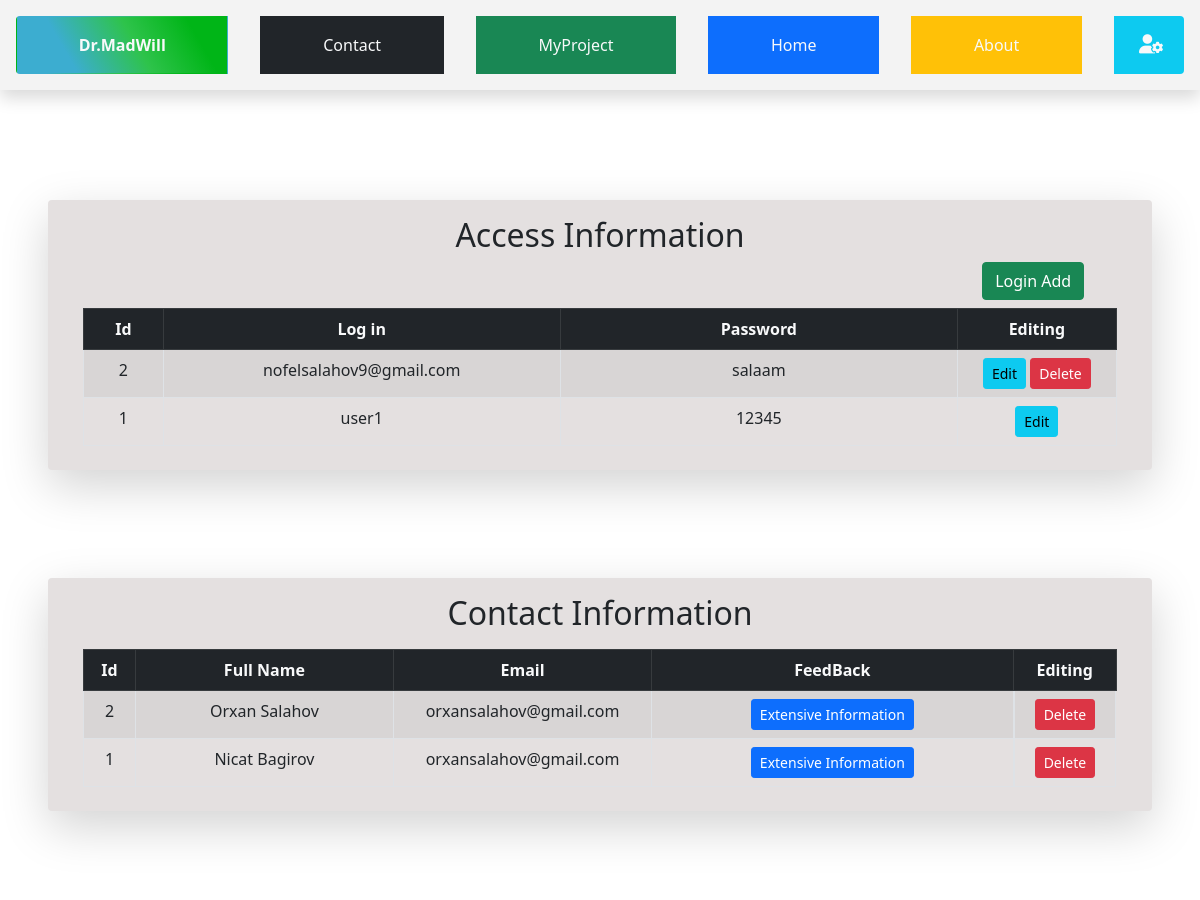
Page /admin/main/ (upper part) on the earlier database version.
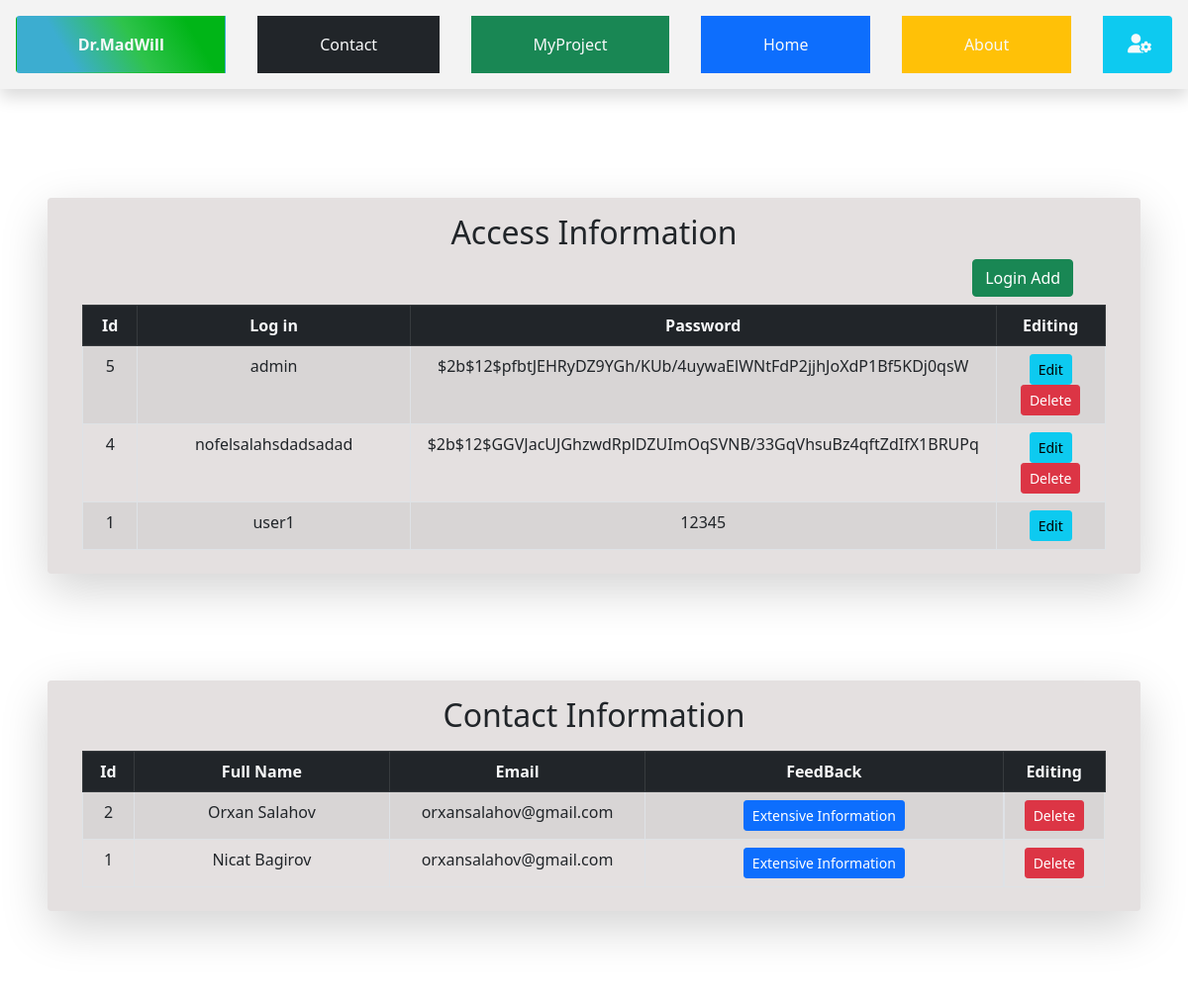
Same page on the later database version.
### postd/models.py (models this page shows, shortened)
class Admin(db.Model,UserMixin):
    id = db.Column(db.Integer, primary_key=True)
    login= db.Column(db.String(100), unique=True, nullable=False)
    password = db.Column(db.String(200), nullable=False)

class Contactin(db.Model):
    id = db.Column(db.Integer, primary_key=True)
    fulname = db.Column(db.String(25), nullable=False)
    email = db.Column(db.String(50), nullable=False)
    message = db.Column(db.Text, nullable=False)

### postd/routes.py (the view)
@flask_login.login_required
@app.route('/admin/main/',methods=['GET','POST'])
def adminmain():
    admin=Admin().query.all()
    admin=admin[::-1]
    contact=Contactin.query.all()
    contact=contact[::-1]
    home=Homein.query.all()
    home=home[::-1]
    project=Projectin.query.all()
    project=project[::-1]
    about=Aboutin.query.all()
    about=about[::-1]
    return render_template('admin/adminmain.html',contact=contact,home=home,about=about,project=project,admin=admin)

### postd/templates/admin/adminmain.html (shortened to what this page needs)
{% extends "admin/baseadmin.html" %}
{% block content %}
<div   class="d-flex flex-column align-items-center">
  <div  style="width:92%;background-color: #e4e0e0;"  class="d-flex  mb-2 p-2 rounded shadow-lg flex-column align-items-center" >
      <div class="d-flex mt-2 justify-content-center">
          <h2 >Access Information </h2>
      </div>
      <div style="width: 89%;" class="d-flex justify-content-end">
        <a class="btn btn-success " href="{{url_for('loginadd')}}">Login Add</a>
      </div>
      <table style="width: 95%;" class=" mt-2 text-center table table-hover table-striped table-bordered">
          <thead class="table-dark text-light">
              <tr style="text-align: center;" >
                  <th style="width:5% ;">Id </th>
                  <th class="w-25">Log in</th>
                  <th class="w-25">Password</th>
                  <th style="width: 10%;" >Editing</th>
              </tr>
          </thead>
          <tbody>
              {% for info in admin %}
                  <tr>
                      <td> {{info.id}} </td>
                      <td >{{info.login}}</td>
                      <td>
                        {{info.password}}
                      </td>
                      <td>
                          <a class="btn  btn-info btn-sm btn" href="{{url_for('editlogin', id=info.id)}}">Edit</a>
                          {% if info.id!=1 %}
                          <button type="button" class="btn btn-sm btn-danger" data-toggle="modal" data-target="#pe5exampleModalCenter{{info.id}}">
                              Delete
                          </button>
                          {% endif %}
                    </td>
                  </tr>
              {% endfor %}
          </tbody>
      </table>
  </div>
  <div  style="width:92%;background-color: #e4e0e0;"  class="d-flex  mb-2 p-2 rounded shadow-lg flex-column align-items-center" >
        <div class="d-flex mt-2 justify-content-center">
            <h2 >Contact Information </h2>
        </div>
        <table style="width: 95%;" class=" mt-2 text-center table table-hover table-striped table-bordered">
            <thead class="table-dark text-light">
                <tr style="text-align: center;" >
                    <th style="width:5% ;">Id </th>
                    <th class="w-25">Full Name</th>
                    <th class="w-25">Email</th>
                    <th>FeedBack</th>
                    <th style="width: 10%;" >Editing</th>
                </tr>
            </thead>
            <tbody>
                {% for info in contact %}
                    <tr>
                        <td> {{info.id}} </td>
                        <td class="text-capitalize">{{info.fulname}}</td>
                        <td>{{info.email}}</td>
                        <td>
                          <button type="button" class="btn btn-sm btn-primary" data-toggle="modal" data-target="#conexampleModalCenter{{info.id}}">
                            Extensive Information
                          </button>
                        </td>
                        <td class="d-flex justify-content-center" >
                            <button type="button" class="btn btn-sm btn-danger" data-toggle="modal" data-target="#cexampleModalCenter{{info.id}}">
                                Delete
                              </button>
                        </td>
                    </tr>
                {% endfor %}
            </tbody>
        </table>
  </div>
</div>
{% endblock %}

### postd/templates/admin/baseadmin.html (shortened to what this page needs)
<!DOCTYPE html>
<html lang="en">
<head>
  <link rel="stylesheet" href="https://cdnjs.cloudflare.com/ajax/libs/font-awesome/6.0.0-beta2/css/all.min.css" />
  <link rel="stylesheet" href="https://stackpath.bootstrapcdn.com/bootstrap/5.0.0-alpha1/css/bootstrap.min.css">
</head>
<body class="m-0 p-0">
  {% include 'admin/include/navbar.html' %}
    {% block content %}
    {% endblock %}
  </body>
</html>

### postd/templates/admin/include/navbar.html
<div style="background-color: #f3f3f3;  " class="btn-group fixed-top shadow d-flex justify-content-center  !spacing" role="group" aria-label="Basic example">
    <a style="background-image: linear-gradient(60deg, rgba(60,173,208,1) 25%, rgba(46,195,75,1) 56%, rgba(0,181,23,1) 83%); font-weight:800 ;" class="btn d-inline-block py-3 px-4  text-light m-3" href="{{url_for('main')}}">Dr.MadWill</a>
    <a class="btn d-inline-block py-3 px-4 bg-dark text-light m-3" href="{{url_for('adminmain')}}#contact">Contact</a>
    <a class="btn d-inline-block py-3 px-4 bg-success text-light m-3" href="{{url_for('adminmain')}}#project">MyProject</a>
    <a class="btn d-inline-block py-3 px-4 bg-primary text-light m-3" href="{{url_for('adminmain')}}#home">Home</a>
    <a class="btn d-inline-block py-3 px-4 bg-warning text-light m-3" href="{{url_for('adminmain')}}#about">About</a>
    <a style="max-width: 70px;" class="btn d-inline-block py-3 px-4 bg-info text-light m-3" href="{{url_for('adminmain')}}#acsess">
        <i style="font-size:1.2rem;" class="fas fa-user-cog"></i>
    </a>
</div>
<div style="height: 100px;"></div>

### postd/templates/admin/baseadmin.html (style rules this page uses)
html { scroll-behavior: smooth; }

Differences in the rows shown:
removed Admin: id "2", login "nofelsalahov9@gmail.com", password "salaam"
added Admin: id "5", login "admin", password "$2b$12$pfbtJEHRyDZ9YGh/KUb/4uywaElWNtFdP2jjhJoXdP1Bf5KDj0qsW"
added Admin: id "4", login "nofelsalahsdadsadad", password "$2b$12$GGVJacUJGhzwdRplDZUImOqSVNB/33GqVhsuBz4qftZdIfX1BRUPq"
